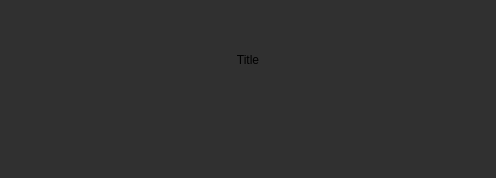
<?xml version="1.0" encoding="UTF-8"?>
<ui version="4.0">
 <class>Form</class>
 <widget class="QWidget" name="Form">
  <property name="geometry">
   <rect>
    <x>0</x>
    <y>0</y>
    <width>496</width>
    <height>178</height>
   </rect>
  </property>
  <property name="windowTitle">
   <string>Form</string>
  </property>
  <property name="styleSheet">
   <string notr="true">font: 75 16pt &quot;DejaVu Sans Mono&quot;;
background-color: rgb(48, 48, 48);
</string>
  </property>
  <layout class="QVBoxLayout" name="verticalLayout">
   <item>
    <widget class="QLabel" name="title_label">
     <property name="sizePolicy">
      <sizepolicy hsizetype="Expanding" vsizetype="Fixed">
       <horstretch>0</horstretch>
       <verstretch>0</verstretch>
      </sizepolicy>
     </property>
     <property name="minimumSize">
      <size>
       <width>0</width>
       <height>30</height>
      </size>
     </property>
     <property name="styleSheet">
      <string notr="true"/>
     </property>
     <property name="text">
      <string>Title</string>
     </property>
     <property name="alignment">
      <set>Qt::AlignCenter</set>
     </property>
    </widget>
   </item>
   <item>
    <widget class="QLineEdit" name="line_edit">
     <property name="sizePolicy">
      <sizepolicy hsizetype="Expanding" vsizetype="Fixed">
       <horstretch>0</horstretch>
       <verstretch>0</verstretch>
      </sizepolicy>
     </property>
     <property name="styleSheet">
      <string notr="true">border:none;</string>
     </property>
     <property name="alignment">
      <set>Qt::AlignCenter</set>
     </property>
    </widget>
   </item>
  </layout>
 </widget>
 <resources/>
 <connections/>
</ui>
